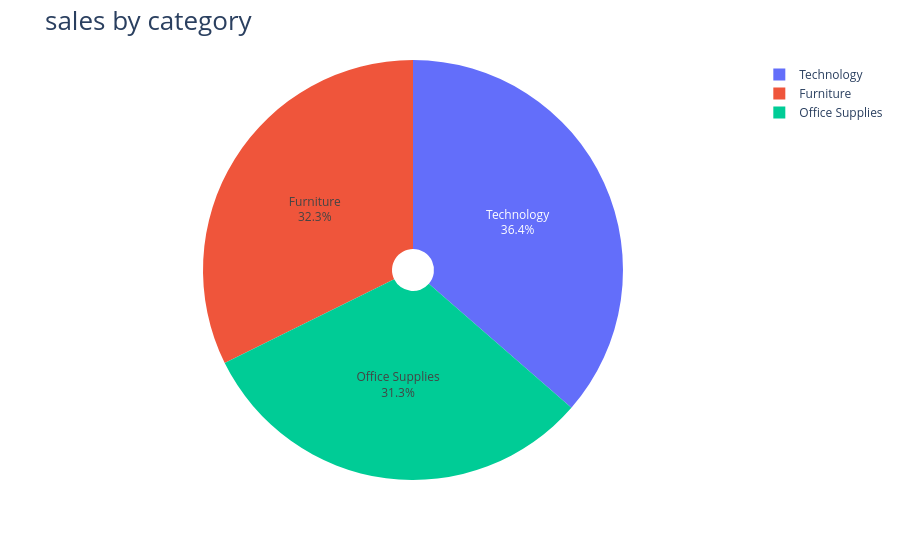

Notebook code cell kept with this figure:
### Code cell
fig = px.pie(sales_by_category,
              values = 'Sales',
              names = 'Category',
              hole = 0.1,
            )
fig.update_traces(textposition = 'inside', textinfo = 'percent+label')
fig.update_layout(title_text = 'sales by category', title_font = dict(size=26))

fig.show()

### Figure 1 — Plotly figure (JSON) as saved in the notebook; plotly's stock layout.template omitted (floating-point values rounded to 4 significant figures)
{"data": [{"domain": {"x": [0, 1], "y": [0, 1]}, "hole": 0.1, "hovertemplate": "Category=%{label}<br>Sales=%{value}<extra></extra>", "labels": ["Furniture", "Office Supplies", "Technology"], "legendgroup": "", "name": "", "showlegend": true, "textinfo": "percent+label", "textposition": "inside", "type": "pie", "values": [742000.0, 719000.0, 836200.0]}], "layout": {"legend": {"tracegroupgap": 0}, "margin": {"t": 60}, "title": {"font": {"size": 26}, "text": "sales by category"}}}
